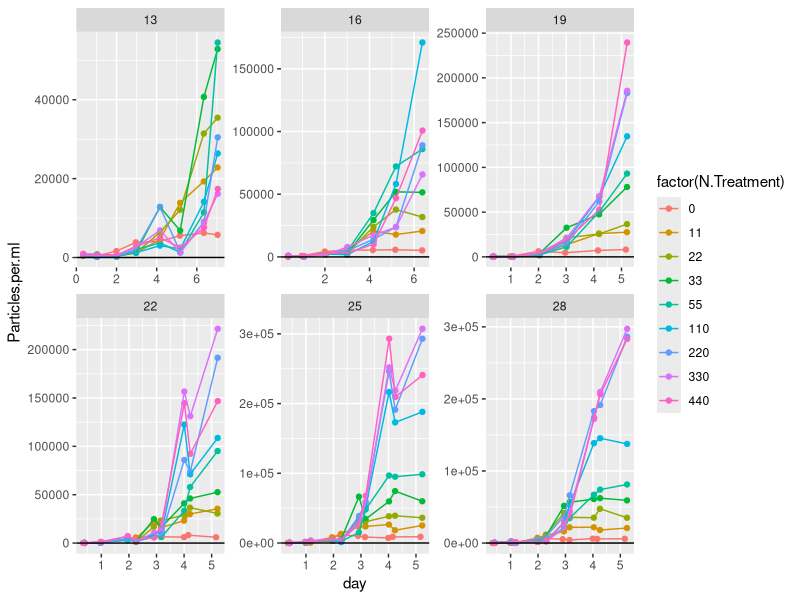
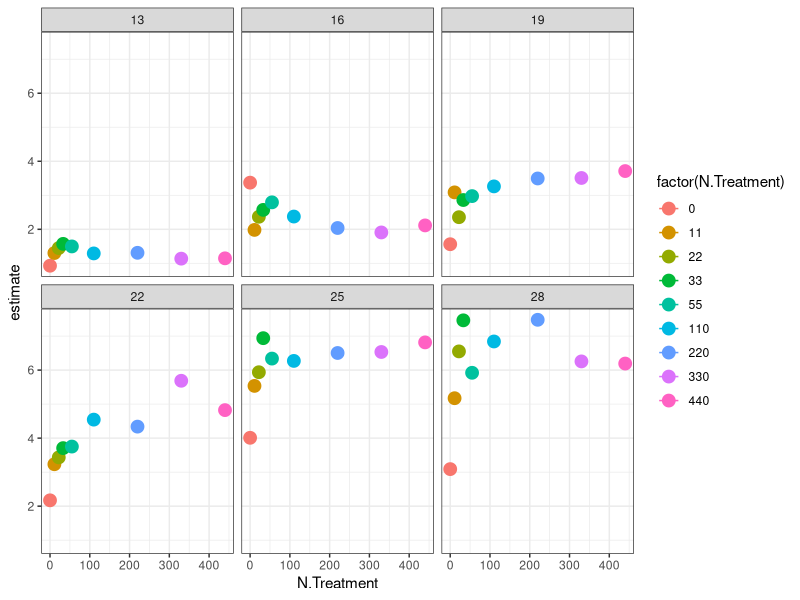
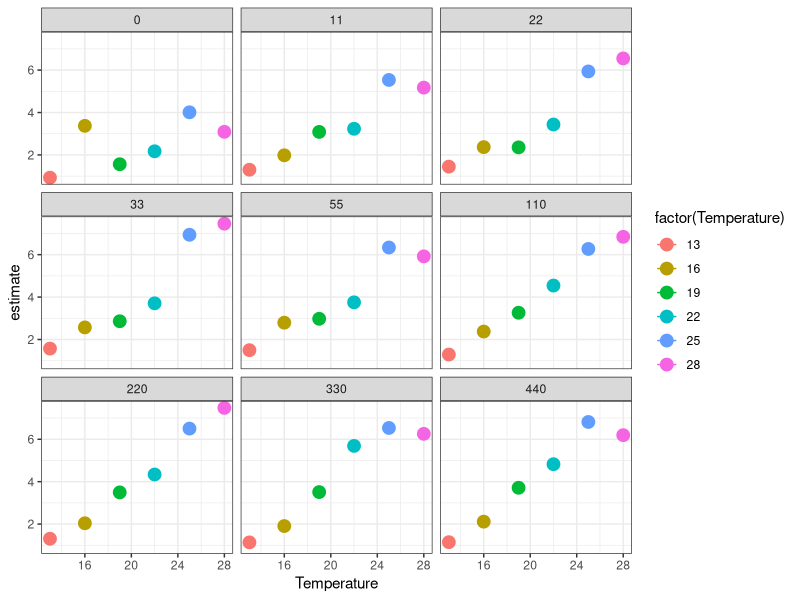
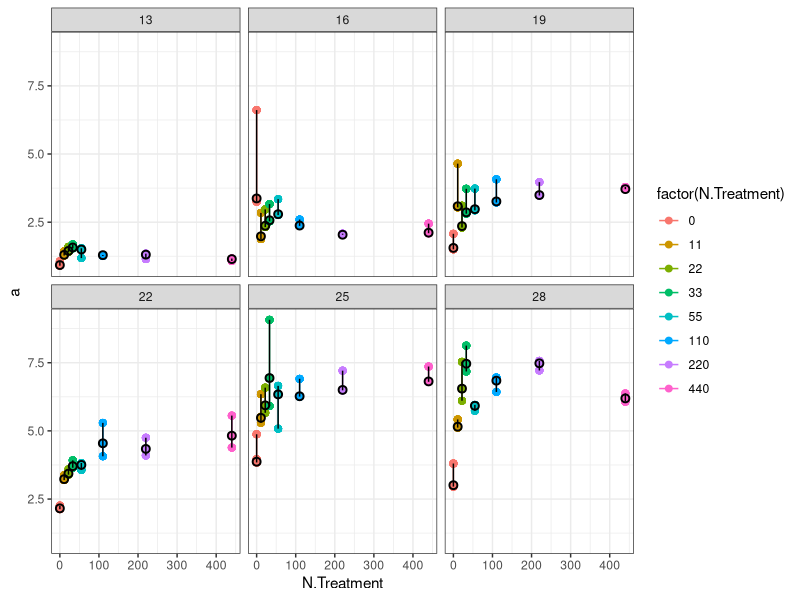
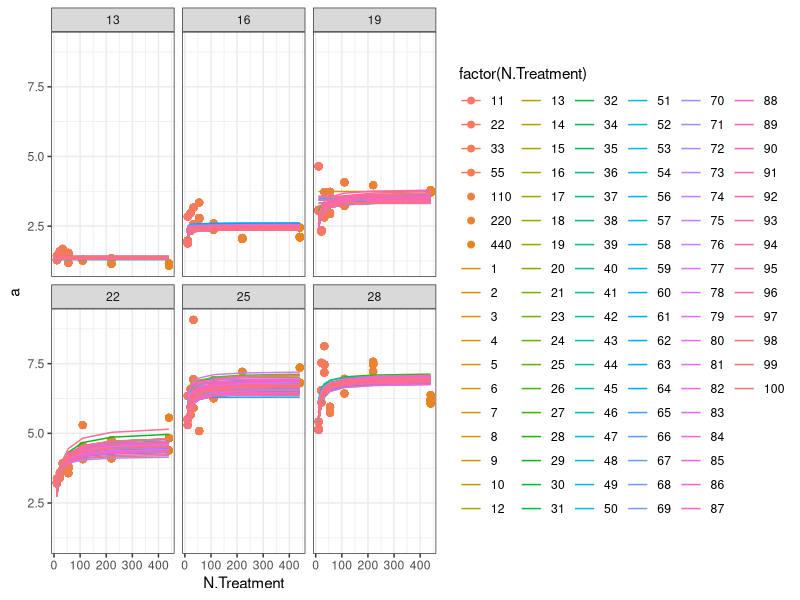
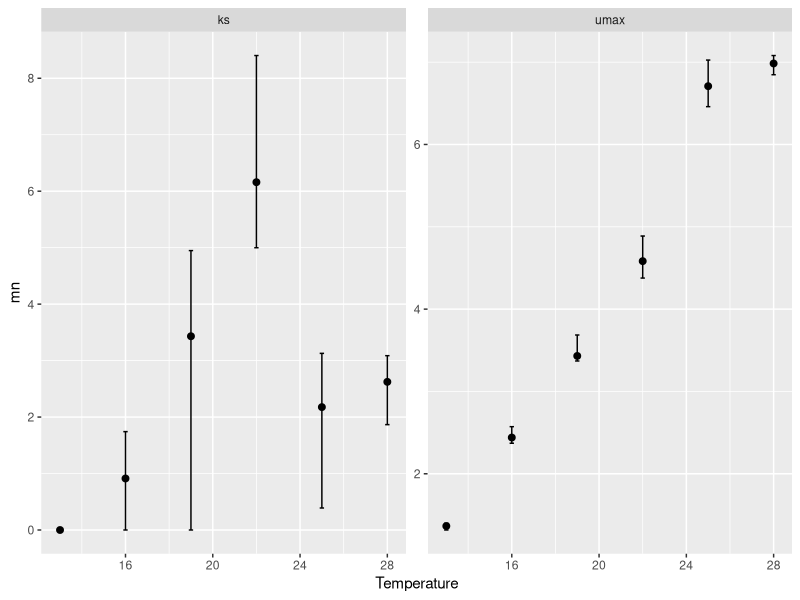
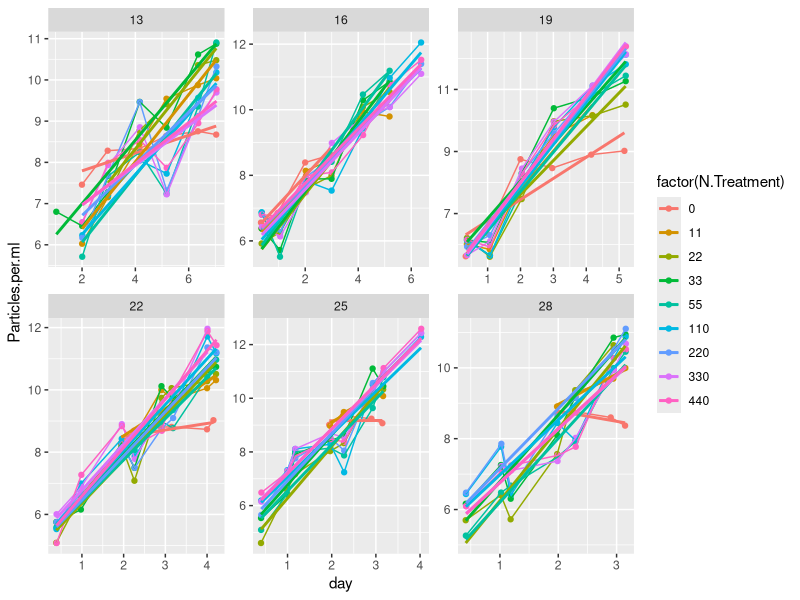
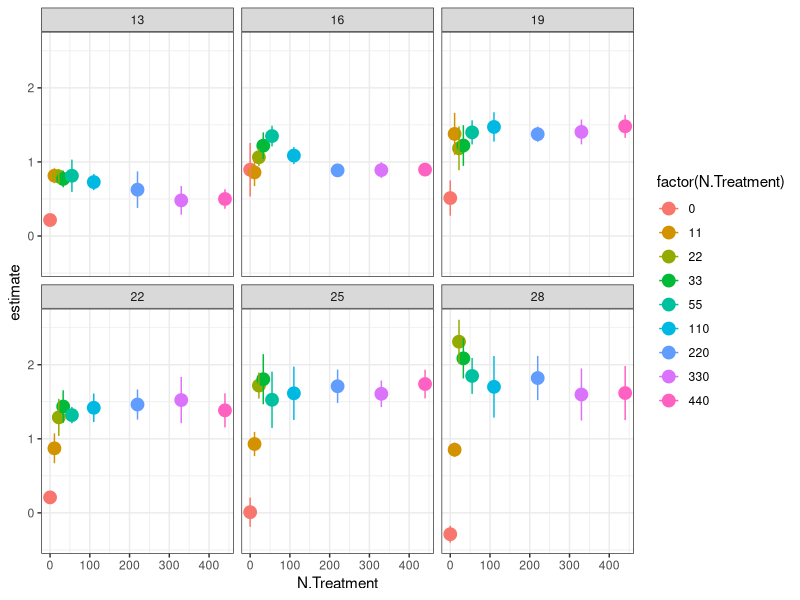

Reproduce these figures in R, in order. (Note: this script raises an error after producing the figures.)
library(tidyverse)
library(broom)
library(minpack.lm)
library(purrr)
library(stringr)

CH <- read_csv("data/monod_data/CH_15_08_02.csv")

#take raw data, add actual N concentrations
CHN<- CH %>% 	
  mutate(day = Hours.since.Innoc/24) %>% 
  mutate(N.Treatment = str_replace(N.Treatment, "1", "11")) %>%
  mutate(N.Treatment = str_replace(N.Treatment, "2", "22")) %>% 
  mutate(N.Treatment = str_replace(N.Treatment, "3", "33")) %>%
  mutate(N.Treatment = str_replace(N.Treatment, "4", "55")) %>%
  mutate(N.Treatment = str_replace(N.Treatment, "5", "110")) %>%
  mutate(N.Treatment = str_replace(N.Treatment, "6", "220")) %>%
  mutate(N.Treatment = str_replace(N.Treatment, "7", "330")) %>%
  mutate(N.Treatment = str_replace(N.Treatment, "8", "440")) %>%  
  mutate(N.Treatment = str_replace(N.Treatment, "1105", "55")) %>% 
  mutate(N.Treatment = as.numeric(N.Treatment))

#plot raw data 
CHN %>% 
  mutate(day = Hours.since.Innoc/24) %>% 
  #filter(Temperature==16) %>% 
  #mutate(Particles.per.ml = log(Particles.per.ml)) %>% 
  ggplot(data = ., aes(x = day, y = Particles.per.ml, color = factor(N.Treatment))) + geom_point() +
  facet_wrap( ~ Temperature, scales = "free") + geom_line() + geom_abline(slope = 1, intercept = 5)


#filter out data where K seems to have been reached beyond the variability expected by noise (quite arbitrary)
CHfiltered<- CH %>% 
  mutate(day = Hours.since.Innoc/24) %>% 
  filter(Temperature == 13 & N.Treatment == 8 & day>1.5 |
           Temperature == 13 & N.Treatment == 7 & day>1.5 |
           Temperature == 13 & N.Treatment == 6 & day>1.5| 
           Temperature == 13 & N.Treatment == 5 & day>1.5|
           Temperature == 13 & N.Treatment == 4 & day>1.5|
           Temperature == 13 & N.Treatment == 3 & day>0.5|
           Temperature == 13 & N.Treatment == 2 & day>2.5|
           Temperature == 13 & N.Treatment == 1 & day>1.5|
           Temperature == 13 & N.Treatment == 0 & day>1.5|
           Temperature == 16 & N.Treatment == 8 & day<7 |
           Temperature == 16 & N.Treatment == 7 & day<7 |
           Temperature == 16 & N.Treatment == 6 & day<7 | 
           Temperature == 16 & N.Treatment == 5 & day<7 |
           Temperature == 16 & N.Treatment == 4 & day<6 |
           Temperature == 16 & N.Treatment == 3 & day<6 |
           Temperature == 16 & N.Treatment == 2 & day<6 |
           Temperature == 16 & N.Treatment == 1 & day<6 |
           Temperature == 16 & N.Treatment == 0 & day<4 |
           Temperature == 19 & N.Treatment == 8 & day<6|
           Temperature == 19 & N.Treatment == 7 & day<6|
           Temperature == 19 & N.Treatment == 6 & day<6| 
           Temperature == 19 & N.Treatment == 5 & day<6|
           Temperature == 19 & N.Treatment == 4 & day<6|
           Temperature == 19 & N.Treatment == 3 & day<6 |
           Temperature == 19 & N.Treatment == 2 & day<6 |
           Temperature == 19 & N.Treatment == 1 & day<5 |
           Temperature == 19 & N.Treatment == 0 & day<6 |
           Temperature == 22 & N.Treatment == 8 & day<5 |
           Temperature == 22 & N.Treatment == 7 & day<4.1 |
           Temperature == 22 & N.Treatment == 6 & day<5 | 
           Temperature == 22 & N.Treatment == 5 & day<5 |
           Temperature == 22 & N.Treatment == 4 & day<5 |
           Temperature == 22 & N.Treatment == 3 & day<5 |
           Temperature == 22 & N.Treatment == 2 & day<5 |
           Temperature == 22 & N.Treatment == 1 & day<5 & day>1.5|
           Temperature == 22 & N.Treatment == 0 & day<5 & day>1.5|
           Temperature == 25 & N.Treatment == 8 & day<4.1 |
           Temperature == 25 & N.Treatment == 7 & day<4.1 |
           Temperature == 25 & N.Treatment == 6 & day<4.1 | 
           Temperature == 25 & N.Treatment == 5 & day<4.1 |
           Temperature == 25 & N.Treatment == 4 & day<4 |
           Temperature == 25 & N.Treatment == 3 & day<4 |
           Temperature == 25 & N.Treatment == 2 & day<4 |
           Temperature == 25 & N.Treatment == 1 & day<4 & day>1.5|
           Temperature == 25 & N.Treatment == 0 & day<3.8 & day>1.5|
           Temperature == 28 & N.Treatment == 8 & day<4 |
           Temperature == 28 & N.Treatment == 7 & day<4 |
           Temperature == 28 & N.Treatment == 6 & day<4 | 
           Temperature == 28 & N.Treatment == 5 & day<4 |
           Temperature == 28 & N.Treatment == 4 & day<4 |
           Temperature == 28 & N.Treatment == 3 & day<4 |
           Temperature == 28 & N.Treatment == 2 & day<4 |
           Temperature == 28 & N.Treatment == 1 & day<4 & day>1.5|
           Temperature == 28 & N.Treatment == 0 & day<3.8 & day>1.5)



#take filtered data, add actual N concentrations, plot monod curves
CHfilteredN<- CHfiltered %>% 	
  mutate(N.Treatment = str_replace(N.Treatment, "1", "11")) %>%
  mutate(N.Treatment = str_replace(N.Treatment, "2", "22")) %>% 
  mutate(N.Treatment = str_replace(N.Treatment, "3", "33")) %>%
  mutate(N.Treatment = str_replace(N.Treatment, "4", "55")) %>%
  mutate(N.Treatment = str_replace(N.Treatment, "5", "110")) %>%
  mutate(N.Treatment = str_replace(N.Treatment, "6", "220")) %>%
  mutate(N.Treatment = str_replace(N.Treatment, "7", "330")) %>%
  mutate(N.Treatment = str_replace(N.Treatment, "8", "440")) %>%  
  mutate(N.Treatment = str_replace(N.Treatment, "1105", "55")) %>% 
  mutate(N.Treatment = as.numeric(N.Treatment))

write_csv(CHfilteredN,"data-processed/CHfilteredN.csv")
# working in non-logged data, fitting exponential curve

CHfilteredN %>% 
  group_by(Temperature, N.Treatment) %>% 
  do(tidy(nls(Particles.per.ml ~ 75 * (1+a)^(day),
              data= .,  start=list(a=0.01),
              control = nls.control(maxiter=100, minFactor=1/204800000)))) %>% 
  ungroup() %>% 
  ggplot(aes(x = N.Treatment, y = estimate, color = factor(N.Treatment))) + geom_point(size = 4) +
  geom_line() + theme_bw() + facet_wrap( ~ Temperature)
ggsave("figures/CH_monod_curves.png")

CH_r <- CHfilteredN %>% 
  group_by(Temperature, N.Treatment) %>% 
  do(tidy(nls(Particles.per.ml ~ 75 * (1+a)^(day),
              data= .,  start=list(a=0.01),
              control = nls.control(maxiter=100, minFactor=1/204800000)))) 
write_csv(CH_r, "data-processed/fitted_r_CH_from_2015.csv")

CHfilteredN %>% 
  group_by(Temperature, N.Treatment) %>% 
  do(tidy(nls(Particles.per.ml ~ 75 * (1+a)^(day),
              data= .,  start=list(a=0.01),
              control = nls.control(maxiter=100, minFactor=1/204800000)))) %>% 
  ggplot(aes(x = Temperature, y = estimate, color = factor(Temperature))) + geom_point(size = 4) +
  geom_line() + theme_bw() + facet_wrap( ~ N.Treatment)
ggsave("figures/CH_TPC_by_nitrate_curves.png")


#set up the bootstrapping
for (j in c(13, 16, 19, 22, 25, 28)){
  for (k in c(0, 11, 22, 33, 55, 110, 220, 440)){
    test<-subset(CHfilteredN, CHfilteredN$Temperature==j & CHfilteredN$N.Treatment==k)
    boot_r<-1:100
    for(i in 1:100){
      mod<-sample_n(test, length(test$day)-1) %>% #take a sample of 1 - total # of days
        do(tidy(nls(Particles.per.ml ~ 75 * (1+a)^(day),
                    data= .,  start=list(a=0.01),
                    control = nls.control(maxiter=100, minFactor=1/204800000))))
      boot_r[i]<-mod$estimate
      name<-data.frame(a=boot_r, Temperature=test$Temperature[1], N.Treatment=test$N.Treatment[1], run=1:100)
      assign(paste("CHboot_r_unique", test$Temperature[1], test$N.Treatment[1], sep ="_"), name)
    }
  }
}

# bind all of the objects that start with boot_r_unique_!
CH_unique_boots<-do.call("rbind", mget(ls(pattern="CHboot_r_unique")))  %>%
  select(a, Temperature, N.Treatment, run) %>%
  mutate(Species="CH")

head(CH_unique_boots)
write_csv(as.data.frame(CH_unique_boots), "data-processed/CH_unique_boots.csv")


dim(CH_unique_boots)

#plot the bootstrapped data - monod
CH_unique_boots %>% 
  group_by(Temperature, N.Treatment) %>% 
  ggplot(aes(x = N.Treatment, y = a, color = factor(N.Treatment))) + geom_point(size = 2) +
  geom_line() + theme_bw() + facet_wrap( ~ Temperature) + 
  stat_summary(mapping = aes(x = N.Treatment, y = a),
               fun.ymin = function(z) { quantile(z,0.05) },
               fun.ymax = function(z) { quantile(z,0.95) },
               fun.y = median, pch=1, size = 0.5, colour="black")
ggsave("figures/CH_monod_bootstrap.png")

#fit monod curve to each bootstrap
CH_ks_umax_boot<-CH_unique_boots %>%
  filter(N.Treatment!=0) %>%
  group_by(Temperature, run) %>% 
  mutate(r_estimate=a) %>% 
  do(tidy(nls(r_estimate ~ umax* (N.Treatment / (ks+ N.Treatment)),
              data= .,  start=list(ks = 1, umax = 1), algorithm="port", lower=list(c=0, d=0),
              control = nls.control(maxiter=500, minFactor=1/204800000))))
write_csv(CH_ks_umax_boot, "data-processed/CH_ks_umax_boot.csv")


#plot monod curves with fitted line
CH_ks_umax_fitted<-CH_unique_boots %>%
  filter(N.Treatment!=0) %>%
  group_by(Temperature, run) %>% 
  mutate(r_estimate=a) %>% 
  do(augment(nls(r_estimate ~ umax* (N.Treatment / (ks+ N.Treatment)),
                 data= .,  start=list(ks = 1, umax = 1), algorithm="port", lower=list(c=0, d=0),
                 control = nls.control(maxiter=100, minFactor=1/204800000))))

CH_unique_boots %>% 
  group_by(Temperature) %>% 
  filter(N.Treatment!=0) %>%
  ggplot(aes(x = N.Treatment, y = a, color = factor(N.Treatment))) + geom_point(size = 2) +
  theme_bw() + facet_wrap( ~ Temperature) + 
  geom_line(data=CH_ks_umax_fitted, aes(x=N.Treatment, y=.fitted, color=as.factor(run))) 
ggsave("figures/CH_monod_fitted_bootstrapped.png")
#Joey - can you help make this nice?

#get range of ks and umax for each temp
CH_summ_ks_umax<-CH_ks_umax_boot %>%
  #filter(term=="ks") %>% 
  group_by(Temperature, term) %>% 
  summarize(., mn=median(estimate), uci=quantile(estimate, 0.95), lci=quantile(estimate, 0.05))

CH_summ_ks_umax %>%
  ggplot(aes(x = Temperature, y = mn)) + geom_point(size = 2) +
         facet_wrap( ~ term, scales = "free") +
         geom_errorbar(aes(ymin=lci, ymax=uci), width=.2)
ggsave("figures/CH_ks_umax_boot.png")


#
#
#
#
#code working in linear data
#plot filtered data - linear model fits...
CHfilteredN %>% 
  #filter(day>0.5) %>% 
  mutate(Particles.per.ml = log(Particles.per.ml+100)) %>% 
  ggplot(data = ., aes(x = day, y = Particles.per.ml, color = factor(N.Treatment))) + geom_point() +
  facet_wrap( ~ Temperature, scales = "free") + geom_line() + 
  geom_smooth(method=lm, se=FALSE) 

#plot monod curves with error
linear_r<-CHfilteredN %>% 
  mutate(Particles.per.ml = log(Particles.per.ml+100)) %>% 
  filter(day>0.5) %>% 
  group_by(N.Treatment, Temperature) %>% 
  do(tidy(lm(Particles.per.ml ~ day, data=.))) 
linear_r %>% 
  filter(term=="day") %>% 
  ggplot(aes(x = N.Treatment, y = estimate, color = factor(N.Treatment))) + geom_point(size = 4) +
  theme_bw() + facet_wrap( ~ Temperature) + 
  geom_errorbar(aes(ymin=estimate-std.error, ymax=estimate+std.error), width=.2)


write_csv(linear_r, "data-processed/CH_r_lm.csv")
ggsave("figures/CH_monod_curves.png")

#plot linear fit over raw data
linear_r_aug<- CHfilteredN %>% 
  mutate(Particles.per.ml = log(Particles.per.ml+100)) %>% 
  #filter(day>1.5) %>% 
  group_by(N.Treatment, Temperature) %>% 
  do(augment(lm(Particles.per.ml ~ day, data=.)))

CHN %>% 
  mutate(Particles.per.ml = log(Particles.per.ml)) %>% 
  filter(N.Treatment %in% c(220)) %>% 
  ggplot(data = ., aes(x = day, y = Particles.per.ml, color = factor(N.Treatment))) + 
  geom_point() +
  facet_wrap( ~ Temperature, scales = "free") + geom_line() + 
  geom_line(data=subset(linear_r_aug, linear_r_aug$N.Treatment%in% c(55,110,220,440)), aes(x=day, y=.fitted, colour=factor(N.Treatment)))
#geom_line(data=linear_r_aug, aes(x=day, y=.fitted, colour=factor(N.Treatment)))


ggsave("figures/CH_linear_R_fits.png")

#fitting monod curve -------
CH_r_lm<-read_csv("data-processed/CH_r_lm.csv") #read in the data

CH_ks_umax<-CH_r_lm %>%
  filter(N.Treatment!=0) %>%
  filter(term=="day") %>% 
  group_by(Temperature) %>% 
  mutate(r_estimate=estimate) %>% 
  do(tidy(nls(r_estimate ~ umax* (N.Treatment / (ks+ N.Treatment)),
              data= .,  start=list(ks = 0.001, umax = 0.01), algorithm="port", lower=list(c=0, d=0),
              control = nls.control(maxiter=100, minFactor=1/204800000))))
write_csv(CH_ks_umax, "data-processed/CH_ks_umax.csv")

CH_ks_umax_fitted<-CH_r_lm %>%
  filter(N.Treatment!=0) %>%
  filter(term=="day") %>% 
  group_by(Temperature) %>% 
  mutate(r_estimate=estimate) %>% 
  do(augment(nls(r_estimate ~ umax* (N.Treatment / (ks+ N.Treatment)),
                 data= .,  start=list(ks = 0.001, umax = 0.01), algorithm="port", lower=list(c=0, d=0),
                 control = nls.control(maxiter=100, minFactor=1/204800000))))

#plot monod curves with fitted line
linear_r %>% 
  filter(term=="day") %>% 
  filter(N.Treatment!=0) %>%
  ggplot(aes(x = N.Treatment, y = estimate, color = factor(N.Treatment))) + geom_point(size = 4) +
  theme_bw() + facet_wrap( ~ Temperature) + 
  geom_errorbar(aes(ymin=estimate-std.error, ymax=estimate+std.error), width=.2) + 
  geom_line(data=CH_ks_umax_fitted, aes(x=N.Treatment, y=.fitted), color=1) 


#stat_function(fun = function(x) test$umax[3]*(x / (test$ks[3]+ x)))
#joey please help me draw line from a dataframe that parse out over plots by temperature

CH_ks_umax %>%
  filter(term=="umax") %>%
  ggplot(aes(x = Temperature, y = estimate)) + geom_point(size = 2) +
  geom_errorbar(aes(ymin=estimate-std.error, ymax=estimate+std.error), width=.2)

CH_ks_umax %>%
  filter(term=="ks") %>%
  ggplot(aes(x = Temperature, y = estimate)) + geom_point(size = 4) +
  geom_errorbar(aes(ymin=estimate-std.error, ymax=estimate+std.error), width=.2)


# plot R-star ------------
#R* = mKs / umax - m
#
#set m at 0.1
CH_umax<- CH_ks_umax %>%
  filter(term=="umax") 
CH_ks<- CH_ks_umax %>%
  filter(term=="ks") 
m<-rep(0.1, 6)
CH_umax$rstar_mean<-m * CH_ks$estimate / (CH_umax$estimate - m)
CH_umax %>%
  ggplot(aes(x = Temperature, y = rstar_mean)) + geom_point(size = 4) 

#next redo this by pulling 1000 iterations from umax and k estimates with norm dist with se
#write a function to draw random numbers with a boundary of 0:
rtnorm <- function(n, mean, sd, a = -Inf, b = Inf){
  qnorm(runif(n, pnorm(a, mean, sd), pnorm(b, mean, sd)), mean, sd)
}

CH_rstar_norm_summ<-data.frame(median=1:6, lci=1:6, uci=1:6, Temperature=CH_ks$Temperature)
for(i in 1:length(CH_umax$estimate)){
  rstar_norm<-(rtnorm(n=100, mean=CH_ks$estimate[i], sd=CH_ks$std.error[i], a=0, b=Inf)*m)/
    (rnorm(100, mean=CH_umax$estimate[i], sd=CH_umax$std.error[i])-m)
  CH_rstar_norm_summ[i,c(1:3)]<-quantile(rstar_norm, c(0.5, 0.05, 0.95))
}
write_csv(CH_rstar_norm_summ, "data-processed/CH_rstar.csv")

with(CH_rstar_norm_summ, plot(median~Temperature, ylim=c(0, max(uci)*1.2), ylab="R star, uM", las=1))
with(CH_rstar_norm_summ, segments(Temperature, lci, 
                                  Temperature, uci))
